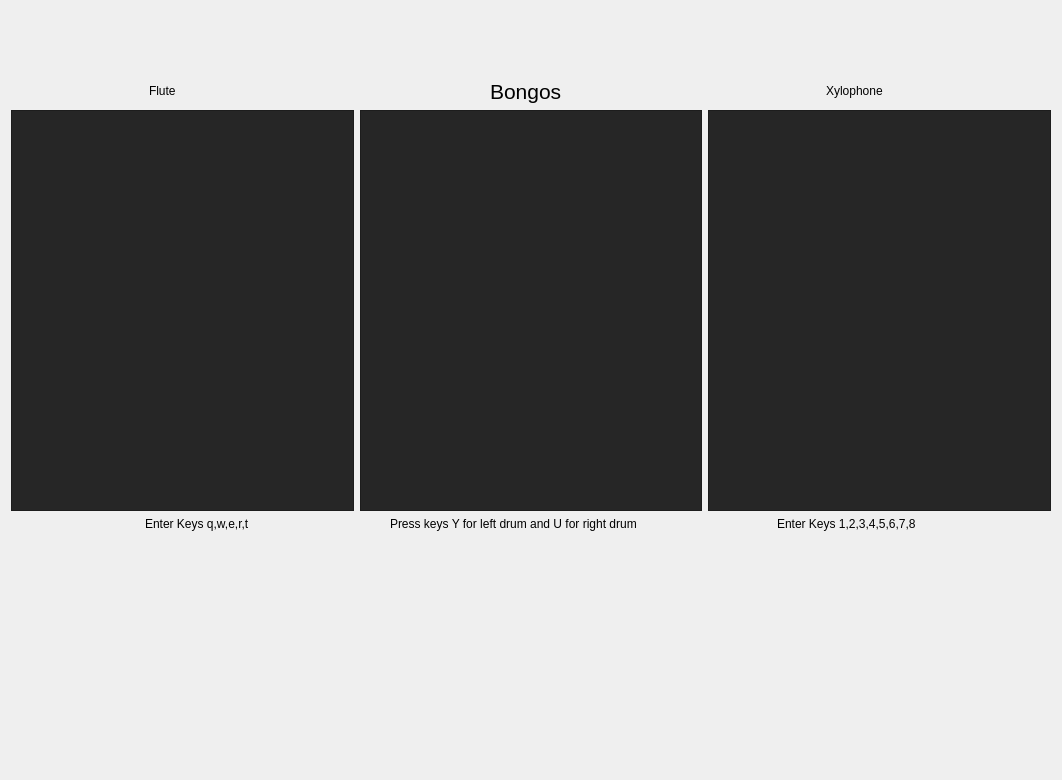
      <widget class="QWidget" name="tab_4">
       <attribute name="title">
        <string>Instruments</string>
       </attribute>
       <layout class="QGridLayout" name="gridLayout_4">
        <item row="0" column="0">
         <layout class="QGridLayout" name="gridLayout_5">
          <item row="0" column="0">
           <spacer name="verticalSpacer_2">
            <property name="orientation">
             <enum>Qt::Vertical</enum>
            </property>
            <property name="sizeType">
             <enum>QSizePolicy::Fixed</enum>
            </property>
            <property name="sizeHint" stdset="0">
             <size>
              <width>20</width>
              <height>68</height>
             </size>
            </property>
           </spacer>
          </item>
          <item row="1" column="0">
           <layout class="QHBoxLayout" name="horizontalLayout_16">
            <item>
             <spacer name="horizontalSpacer">
              <property name="orientation">
               <enum>Qt::Horizontal</enum>
              </property>
              <property name="sizeType">
               <enum>QSizePolicy::Fixed</enum>
              </property>
              <property name="sizeHint" stdset="0">
               <size>
                <width>138</width>
                <height>20</height>
               </size>
              </property>
             </spacer>
            </item>
            <item>
             <widget class="QLabel" name="label_7">
              <property name="sizePolicy">
               <sizepolicy hsizetype="Expanding" vsizetype="Fixed">
                <horstretch>0</horstretch>
                <verstretch>0</verstretch>
               </sizepolicy>
              </property>
              <property name="styleSheet">
               <string notr="true">font: 10pt &quot;MS Shell Dlg 2&quot;;
font: 75 16pt &quot;MS Shell Dlg 2&quot;;</string>
              </property>
              <property name="text">
               <string>Flute</string>
              </property>
             </widget>
            </item>
            <item>
             <spacer name="horizontalSpacer_2">
              <property name="orientation">
               <enum>Qt::Horizontal</enum>
              </property>
              <property name="sizeType">
               <enum>QSizePolicy::Fixed</enum>
              </property>
              <property name="sizeHint" stdset="0">
               <size>
                <width>308</width>
                <height>20</height>
               </size>
              </property>
             </spacer>
            </item>
            <item>
             <widget class="QLabel" name="label_8">
              <property name="sizePolicy">
               <sizepolicy hsizetype="Expanding" vsizetype="Fixed">
                <horstretch>0</horstretch>
                <verstretch>0</verstretch>
               </sizepolicy>
              </property>
              <property name="font">
               <font>
                <family>MS Shell Dlg 2</family>
                <pointsize>16</pointsize>
                <weight>9</weight>
                <italic>false</italic>
                <bold>false</bold>
               </font>
              </property>
              <property name="styleSheet">
               <string notr="true">font: 10pt &quot;MS Shell Dlg 2&quot;;
font: 75 16pt &quot;MS Shell Dlg 2&quot;;</string>
              </property>
              <property name="text">
               <string>Bongos</string>
              </property>
             </widget>
            </item>
            <item>
             <spacer name="horizontalSpacer_3">
              <property name="orientation">
               <enum>Qt::Horizontal</enum>
              </property>
              <property name="sizeType">
               <enum>QSizePolicy::Fixed</enum>
              </property>
              <property name="sizeHint" stdset="0">
               <size>
                <width>258</width>
                <height>20</height>
               </size>
              </property>
             </spacer>
            </item>
            <item>
             <widget class="QLabel" name="label_9">
              <property name="sizePolicy">
               <sizepolicy hsizetype="Expanding" vsizetype="Fixed">
                <horstretch>0</horstretch>
                <verstretch>0</verstretch>
               </sizepolicy>
              </property>
              <property name="styleSheet">
               <string notr="true">font: 10pt &quot;MS Shell Dlg 2&quot;;
font: 75 16pt &quot;MS Shell Dlg 2&quot;;</string>
              </property>
              <property name="text">
               <string>Xylophone</string>
              </property>
             </widget>
            </item>
            <item>
             <spacer name="horizontalSpacer_4">
              <property name="orientation">
               <enum>Qt::Horizontal</enum>
              </property>
              <property name="sizeType">
               <enum>QSizePolicy::Fixed</enum>
              </property>
              <property name="sizeHint" stdset="0">
               <size>
                <width>168</width>
                <height>20</height>
               </size>
              </property>
             </spacer>
            </item>
           </layout>
          </item>
          <item row="2" column="0">
           <layout class="QVBoxLayout" name="verticalLayout_2">
            <item>
             <layout class="QHBoxLayout" name="horizontalLayout_15">
              <item>
               <widget class="QFrame" name="frame">
                <property name="sizePolicy">
                 <sizepolicy hsizetype="Expanding" vsizetype="Minimum">
                  <horstretch>0</horstretch>
                  <verstretch>0</verstretch>
                 </sizepolicy>
                </property>
                <property name="minimumSize">
                 <size>
                  <width>341</width>
                  <height>401</height>
                 </size>
                </property>
                <property name="styleSheet">
                 <string notr="true">image: url(:/icon/img/flute.png);
background-color: rgb(38, 38, 38);</string>
                </property>
                <property name="frameShape">
                 <enum>QFrame::StyledPanel</enum>
                </property>
                <property name="frameShadow">
                 <enum>QFrame::Raised</enum>
                </property>
               </widget>
              </item>
              <item>
               <widget class="QFrame" name="frame_2">
                <property name="sizePolicy">
                 <sizepolicy hsizetype="Expanding" vsizetype="Minimum">
                  <horstretch>0</horstretch>
                  <verstretch>0</verstretch>
                 </sizepolicy>
                </property>
                <property name="minimumSize">
                 <size>
                  <width>341</width>
                  <height>401</height>
                 </size>
                </property>
                <property name="styleSheet">
                 <string notr="true">image: url(:/icon/img/Bongo.png);
background-color: rgb(38, 38, 38);</string>
                </property>
                <property name="frameShape">
                 <enum>QFrame::StyledPanel</enum>
                </property>
                <property name="frameShadow">
                 <enum>QFrame::Raised</enum>
                </property>
               </widget>
              </item>
              <item>
               <widget class="QFrame" name="frame_3">
                <property name="sizePolicy">
                 <sizepolicy hsizetype="Expanding" vsizetype="Minimum">
                  <horstretch>0</horstretch>
                  <verstretch>0</verstretch>
                 </sizepolicy>
                </property>
                <property name="minimumSize">
                 <size>
                  <width>341</width>
                  <height>401</height>
                 </size>
                </property>
                <property name="styleSheet">
                 <string notr="true">image: url(:/icon/img/Xylophone.png);
background-color: rgb(38, 38, 38);</string>
                </property>
                <property name="frameShape">
                 <enum>QFrame::StyledPanel</enum>
                </property>
                <property name="frameShadow">
                 <enum>QFrame::Raised</enum>
                </property>
               </widget>
              </item>
             </layout>
            </item>
            <item>
             <layout class="QHBoxLayout" name="horizontalLayout_2">
              <item>
               <widget class="QLabel" name="label_2">
                <property name="sizePolicy">
                 <sizepolicy hsizetype="Fixed" vsizetype="Fixed">
                  <horstretch>0</horstretch>
                  <verstretch>0</verstretch>
                 </sizepolicy>
                </property>
                <property name="styleSheet">
                 <string notr="true">font: 10pt &quot;MS Shell Dlg 2&quot;;</string>
                </property>
                <property name="text">
                 <string>Enter Keys q,w,e,r,t</string>
                </property>
               </widget>
              </item>
              <item>
               <widget class="QLabel" name="label">
                <property name="sizePolicy">
                 <sizepolicy hsizetype="Fixed" vsizetype="Fixed">
                  <horstretch>0</horstretch>
                  <verstretch>0</verstretch>
                 </sizepolicy>
                </property>
                <property name="styleSheet">
                 <string notr="true">font: 10pt &quot;MS Shell Dlg 2&quot;;</string>
                </property>
                <property name="text">
                 <string>Press keys Y for left drum and U for right drum</string>
                </property>
               </widget>
              </item>
              <item>
               <widget class="QLabel" name="label_3">
                <property name="sizePolicy">
                 <sizepolicy hsizetype="Fixed" vsizetype="Fixed">
                  <horstretch>0</horstretch>
                  <verstretch>0</verstretch>
                 </sizepolicy>
                </property>
                <property name="styleSheet">
                 <string notr="true">font: 10pt &quot;MS Shell Dlg 2&quot;;</string>
                </property>
                <property name="text">
                 <string>Enter Keys 1,2,3,4,5,6,7,8</string>
                </property>
               </widget>
              </item>
             </layout>
            </item>
           </layout>
          </item>
          <item row="3" column="0">
           <spacer name="verticalSpacer">
            <property name="orientation">
             <enum>Qt::Vertical</enum>
            </property>
            <property name="sizeType">
             <enum>QSizePolicy::Fixed</enum>
            </property>
            <property name="sizeHint" stdset="0">
             <size>
              <width>20</width>
              <height>238</height>
             </size>
            </property>
           </spacer>
          </item>
         </layout>
        </item>
       </layout>
      </widget>
